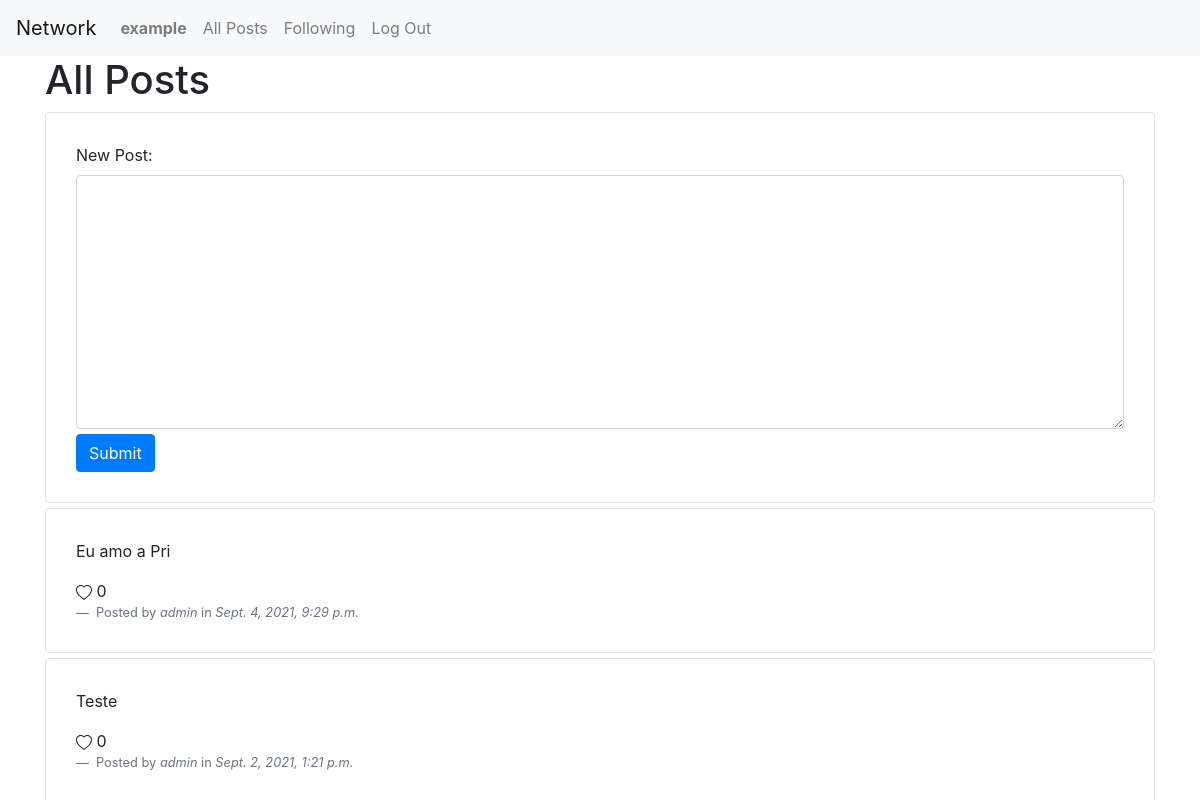
/ (signed in), run on the app's committed database.
### network/models.py (models this page shows)
class User(AbstractUser):
    pass

class Post(models.Model):
    author = models.ForeignKey("User", on_delete=models.CASCADE, related_name="author")
    content = models.TextField()
    dateTime = models.DateTimeField()

### network/views.py (the view)
# urls.py: path("", views.index, name="index"),
def index(request):
    posts = functions.getAllUserPostsAndLikes()
    variables = {"newPostForm": newPostForm, "posts": posts}
    if request.method == "POST":
        form = newPostForm(request.POST)
        print(form)
        if form.is_valid():
            functions.createPostFormAuthor(form, request.user)
            return HttpResponseRedirect(reverse("index"))
        else:
            return render(
                request, "network/index.html", {"newPostForm": form, "posts": posts}
            )
    else:
        return render(request, "network/index.html", variables)

### network/functions.py (called while the page is built)
def getAllUserPostsAndLikes():
    postsQueried = Post.objects.all().order_by("-dateTime")
    postsToReturn = []
    for item in postsQueried:
        data = PostData()
        data.author = item.author
        data.dateTime = item.dateTime
        data.content = item.content
        data.likes = Like.objects.filter(post=item).count()
        postsToReturn.append(data)
    return postsToReturn

### network/templates/network/index.html (shortened to what this page needs)
{% extends "network/layout.html" %}
{% block body %}
    <h1> All Posts </h1>
    <div class="PostsDiv border rounded">
        <form id="newPostForm" action="{% url 'index' %}" method="post">
            <label for="postContent" class="form-label">New Post:</label>
            {{ newPostForm.content }}
            <input type="submit" value="Submit" class="btn btn-primary">
        </form>
    </div>
    <div class="posts">
        {% for post in posts %}
        <div class="post border rounded PostsDiv">
            <p>{{ post.content }}</p>
            <span> {{ post.likes }}</span>
            <footer class="blockquote-footer">
                Posted by <cite title="Source Title">{{ post.author }} </cite>in<cite tittle="Source Title"> {{ post.dateTime}}</cite>
            </footer>
        </div>
        {% endfor %}
    </div>
{% endblock %}

### network/templates/network/layout.html (shortened to what this page needs)
{% load static %}
<!DOCTYPE html>
<html lang="en">
    <head>
        <link rel="stylesheet" href="https://stackpath.bootstrapcdn.com/bootstrap/4.4.1/css/bootstrap.min.css">
        <link href="{% static 'network/styles.css' %}" rel="stylesheet">
    </head>
    <body>
        <nav class="navbar navbar-expand-lg navbar-light bg-light">
            <a class="navbar-brand" href="{% url 'index' %}">Network</a>
            <div>
              <ul class="navbar-nav mr-auto">
                {% if user.is_authenticated %}
                    <li class="nav-item">
                        <a class="nav-link" href="{% url 'profile' user.username %}"><strong>{{ user.username }}</strong></a>
                    </li>
                {% endif %}
                <li class="nav-item">
                  <a class="nav-link" href="{% url 'index' %}">All Posts</a>
                </li>
                {% if user.is_authenticated %}
                    <li class="nav-item">
                        <a class="nav-link" href="{% url 'following' %}">Following</a>
                    </li>
                    <li class="nav-item">
                        <a class="nav-link" href="{% url 'logout' %}">Log Out</a>
                    </li>
                {% endif %}
              </ul>
            </div>
          </nav>
        <div class="body container">
            {% block body %}
            {% endblock %}
        </div>
    </body>
</html>

### network/static/network/styles.css (style rules this page uses)
.PostsDiv { padding: 30px; margin-top: 5px; }
#postContent { margin-bottom: 5px; }

### data on the page
User: username "example"
Post: content "Eu amo a Pri", dateTime "Sept. 4, 2021, 9:29 p.m."
User: author "admin" "admin"
Post: content "Teste", dateTime "Sept. 2, 2021, 1:21 p.m."

### other printed values
{{ post.likes }} "0" "0"
